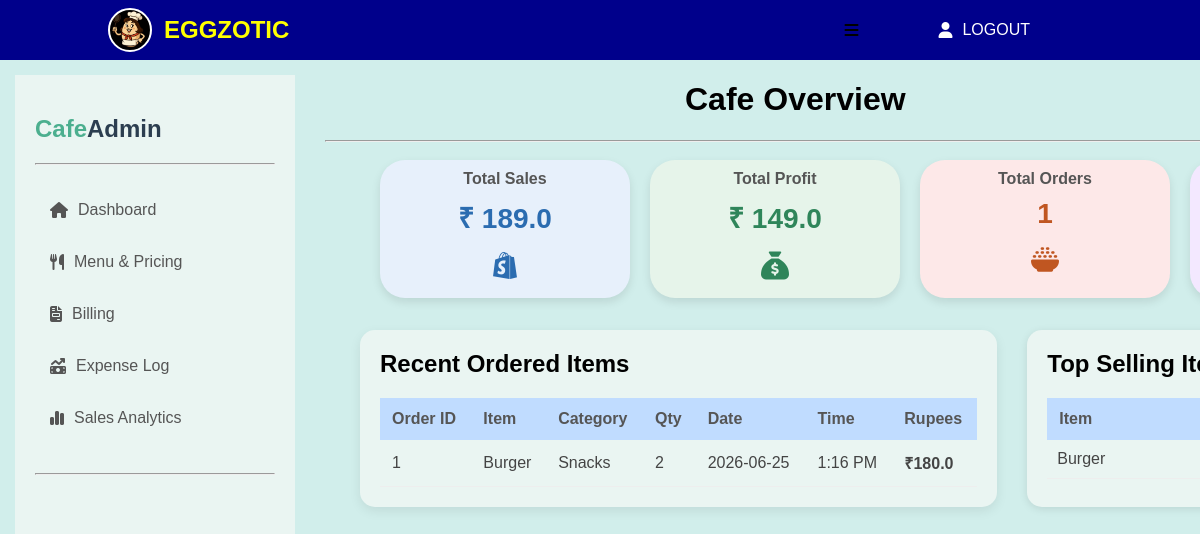
Before: /dashboard (signed in) with the older database file.
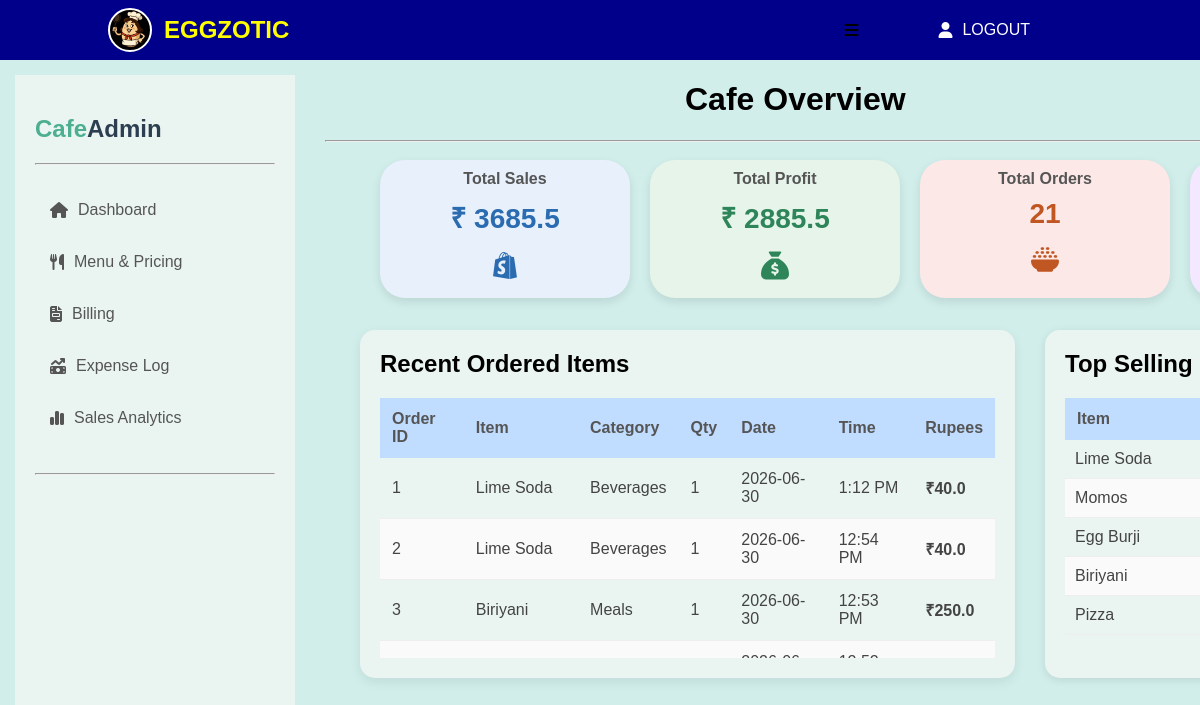
After: the same page with the newer database file.
### tables this page shows
CREATE TABLE order_items (
        id INTEGER PRIMARY KEY AUTOINCREMENT,
        order_id INTEGER,
        item_name TEXT,
        category TEXT,
        quantity INTEGER,
        price REAL,
        total REAL,
        FOREIGN KEY(order_id) REFERENCES menu_order(id)
    );

CREATE TABLE menu_order (
        id INTEGER PRIMARY KEY AUTOINCREMENT,
        subtotal REAL,
        tax REAL,
        grand_total REAL,
        created_at TEXT
    );

### dashboard.py (the view)
@dashboard_bp.route('/dashboard')
def dashboard():
    if 'login' not in session:
        return redirect(url_for('login.login'))
    recent_orders = get_recent_orders()
    top_items = get_top_selling_items()
    sales = get_total_sales()
    orders_count = get_total_orders()
    profit = get_profit()
    expense = get_total_expense()
    return render_template("dashboard.html", recent_orders=recent_orders, top_items=top_items, sales=sales,
                           orders_count=orders_count, profit=profit, expense=expense)

### database.py (called while the page is built)
def get_connection():
    conn = sqlite3.connect("database.db")
    conn.row_factory = sqlite3.Row
    return conn

def get_recent_orders():
    conn = get_connection()
    cursor = conn.cursor()
    cursor.execute("""SELECT

        order_items.id,
        order_items.item_name,
        order_items.category,
        order_items.quantity,
        order_items.price,
        menu_order.created_at

    FROM order_items JOIN menu_order ON order_items.order_id = menu_order.id ORDER BY menu_order.id DESC """)
    recent_orders = cursor.fetchall()
    conn.close()
    return recent_orders

def get_total_sales():
    conn = get_connection()
    cursor = conn.cursor()
    cursor.execute(""" SELECT SUM(grand_total) FROM menu_order """)
    result = cursor.fetchone()
    conn.close()
    if result[0] is None:
        return 0
    return round(result[0],2)

def get_total_expense():
    conn = get_connection()
    cursor = conn.cursor()
    cursor.execute(""" SELECT SUM(amount) FROM expenses """)
    total = cursor.fetchone()[0]
    conn.close()
    if total is None:
        return 0
    return round(total, 2)

def get_profit():
    return round(get_total_sales() - get_total_expense(), 2)

### templates/dashboard.html (shortened to what this page needs)
{% extends "base.html" %}
{% block content %}
<div class="overview">
    <h1 style="margin-left: 30%;">Cafe Overview</h1>
    <hr>
</div>
<div class="cards-container">
    <div class="card sales">
        <h4>Total Sales</h4>
        <h2>₹ {{ sales }}</h2>
        <div class="icon">
            <i class="fa-brands fa-shopify"></i>
        </div>
    </div>
    <div class="card profit">
        <h4>Total Profit</h4>
        <h2>₹ {{ profit }}</h2>
        <div class="icon">
            <i class="fa-solid fa-sack-dollar"></i>
        </div>
    </div>
    <div class="card orders">
        <h4>Total Orders</h4>
        <h2>{{ orders_count }}</h2>
        <div class="icon">
            <i class="fa-solid fa-bowl-rice"></i>
        </div>
    </div>
    <div class="card customers">
        <h4>Total Expenses</h4>
        <h2>{{ expense }}</h2>
        <div class="icon">
        </div>
    </div>
</div>
<div class="sub-container">
    <div class="container1">
        <h2>Recent Ordered Items</h2>
    <div class="containerScroll">
    <table>
        <thead>
            <tr>
                <th>Order ID</th>
                <th>Item</th>
                <th>Category</th>
                <th>Qty</th>
                <th>Date</th>
                <th>Time</th>
                <th>Rupees</th>
            </tr>
        </thead>
        <tbody>
            {% for order in recent_orders %}
                <tr>
                    <td>{{ loop.index }}</td>
                    <td>{{ order[1] }}</td>
                    <td>{{ order[2] }}</td>
                    <td>{{ order[3] }}</td>
                    <td>{{ order[5].split(' ')[0] }}</td>
                    <td>
                        {{ order[5][11:13]|int % 12 if order[5][11:13]|int % 12 != 0 else 12 }}:{{ order[5][14:16] }}
                        {{ 'PM' if order[5][11:13]|int >= 12 else 'AM' }}
                    </td>
                    <td>₹{{ order[4] * order[3] }}</td>
                </tr>
                {% endfor %}
        </tbody>
    </table>
    </div>
    </div>
    <div class="container2">
         <h2>Top Selling Items</h2>
    <div class="containerScroll">
    <table class="top-selling">
        <thead>
            <tr>
                <th>Item</th>
                <th>Quantity</th>
            </tr>
        </thead>
        <tbody>
            {% for item in top_items %}
            <tr>
                <td>{{ item[0] }}</td>
                <td>{{ item[1] }}</td>
            </tr>
            {% endfor %}
        </tbody>
    </table>
    </div>
    </div>
</div>
{% endblock %}

Changed rows visible on the page:
no longer on this page (row unchanged): order_items: item_name "Burger", category "Snacks", quantity "2", created_at "2026-06-25", created_at "1", created_at "16", order[4]*order[3] "180.0"
added order_items: item_name "Lime Soda", category "Beverages", quantity "1", created_at "2026-06-30", created_at "1", created_at "12", order[4]*order[3] "40.0"
added order_items: item_name "Lime Soda", category "Beverages", quantity "1", created_at "2026-06-30", created_at "12", created_at "54", order[4]*order[3] "40.0"
added menu_order: created_at "PM"
added order_items: item_name "Biriyani", category "Meals", quantity "1", created_at "2026-06-30", created_at "12", created_at "53", order[4]*order[3] "250.0"
added menu_order: created_at "PM"
Other visible differences:
{{ sales }}: "189.0" → "3685.5"
{{ profit }}: "149.0" → "2885.5"
{{ orders_count }}: "1" → "21"
new list line: "Lime Soda"
new list line: "Momos"
new list line: "Egg Burji"
new list line: "Biriyani"
new list line: "Pizza"
list line gone: "Burger"
